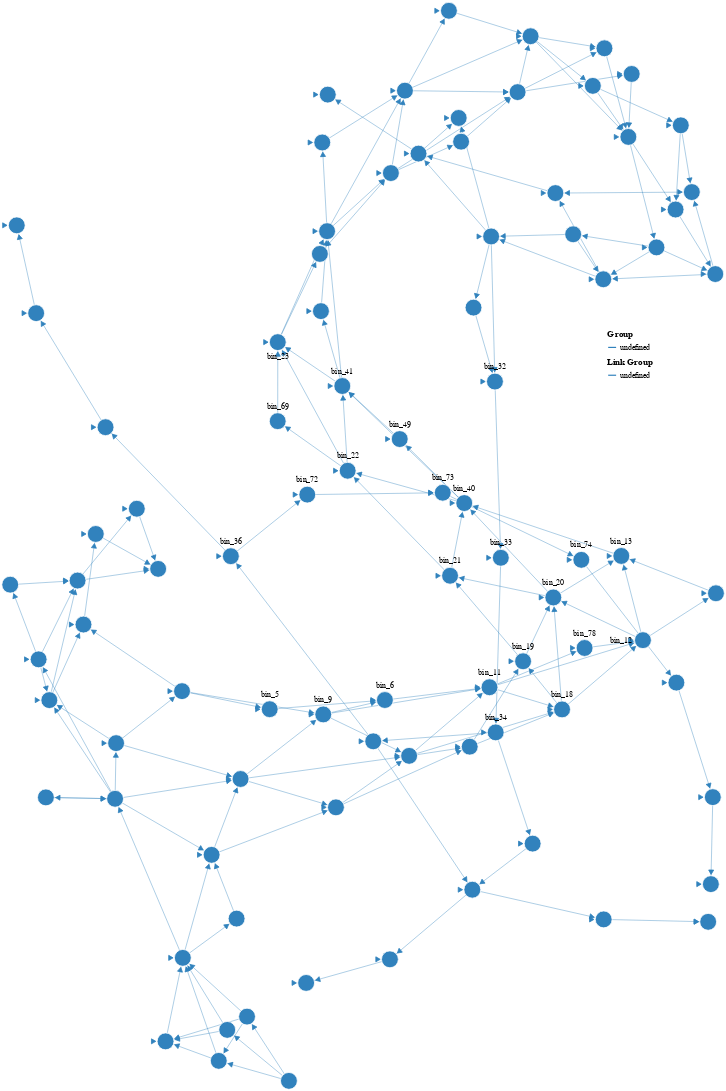

Notebook code cell kept with this figure:
### Code cell
import pandas as pd
import numpy as np
import math
import matplotlib.pyplot as plt
from itertools import combinations
import networkx as nx
from pyciemss.visuals import plots, vega
bin_outliers = False
log = False

# loading SIR data
sir_dataset = pd.read_csv("sir.csv")


def process_dataset(sir_dataset, bin_outliers, log):
    """
    This function bins the columns in the dataset that includes "_state" and plots histograms for each column.
    
    Inputs:
    sir_dataset (pd.DataFrame): The dataset with states, timepoint_id and sample_id
    bin_outliers (bool): A boolean value indicating whether to bin outliers separately in their own bin.
    log (bool): A boolean value indicating whether to use a log scale for the bins.
    
    Outputs:
    sir_dataset (pd.DataFrame): The processed dataset with added bin columns.
    bin_dict (dict): A dictionary storing the min and max values of each bin per column.
    """
    # Determine the number of bins using Sturges' rule and the nu
    num_bins =  math.ceil(math.log2(sir_dataset.shape[0]))

    sir_dataset_state = sir_dataset.loc[:, sir_dataset.columns.str.contains('_state')]

    # dictionary to store the min and max values of each bin per column
    bin_dict = {}

    sir_dataset_output = sir_dataset.copy()

    for col in sir_dataset_state.columns:
        max_val = sir_dataset_output[col].max()
        min_val = sir_dataset_output[col].min()

        # Calculate the 5th and 95th percentiles
        p5, p95 = sir_dataset_output[col].quantile([0.05, 0.95])

        # get histogram in the logspace
        if log:
            if bin_outliers:
                # put all outliers in their own bin at the end (trying to avoid the massive histogram bin for the S_state)
                p5_log = np.log10(p5)
                p95_log = np.log10(p95)

                bin_edges = np.logspace(np.max([0.0, p5_log]), p95_log, num=num_bins)
                bin_edges = np.concatenate(([min_val], bin_edges, [max_val]))
            else:
                min_log= np.log10(min_val)
                max_log = np.log10(max_val)
                bin_edges = np.logspace(np.max([0.0, min_log]), max_log, num=num_bins)
        else:
            if bin_outliers:
                bin_edges = np.linspace(p5, p95, num=num_bins)
                bin_edges = np.concatenate(([min_val], bin_edges, [max_val]))
            else: 
                bin_edges = np.linspace(min_val, max_val, num=num_bins)

        # saving bins edges in dictionary by state and bin number
        bin_dict[col] = [{i:(bin_edges[i], bin_edges[i+1])} for i in range(len(bin_edges)-1)]
        # add column with the bin number per histogram
        sir_dataset_output[col + '_bin'] = sir_dataset_output[col].apply(lambda x: np.digitize(x, bin_edges))

    # create a new column that combines the bin information for each state
    sir_dataset_output['combined_bin'] = sir_dataset_output.apply(lambda row: '_'.join([f'{col}_{row[col]}' for col in sir_dataset_output.columns if '_bin' in col]), axis=1)

    # create a mapping from original labels to shorter labels
    unique_bins = sir_dataset_output['combined_bin'].unique()
    label_mapping = {bin: f'bin_{i}' for i, bin in enumerate(unique_bins)}
    sir_dataset_output['short_bin'] = sir_dataset_output['combined_bin'].map(label_mapping)

    # save the mapping to a CSV file
    pd.DataFrame(list(label_mapping.items()), columns=['original_label', 'short_label']).to_csv('label_mapping.csv', index=False)

    return sir_dataset_output, bin_dict

def plot_paths(binned_data, *, n=None, fig_width=10):
    if n is None:
        n = len(sir_dataset_output['sample_id'].unique())

    G = nx.DiGraph()
    for sample_id in sir_dataset_output['sample_id'].unique()[:n]:
        sample_df = sir_dataset_output[sir_dataset_output['sample_id'] == sample_id]
        bins = sample_df['short_bin'].values
        for i in range(len(bins) - 1):
            if G.has_edge(bins[i], bins[i+1]):
                # we added this one before, just increase the weight by one
                G[bins[i]][bins[i+1]]['weight'] += 1
            else:
                # new edge. add with weight=1
                G.add_edge(bins[i], bins[i+1], weight=1)
    return G


sir_dataset_output, bin_dict= process_dataset(sir_dataset, bin_outliers = False, log = True)
G = plot_paths(sir_dataset_output)
schema = plots.spring_force_graph(graph = G)
# check bidirectional, add edge weights
plots.ipy_display(schema, format="interactive", dpi=72)

### Figure 1 — Vega specification as saved in the notebook (floating-point values rounded to 4 significant figures; data arrays with more than 128 entries replaced by an {"elided": "..."} marker saying what was removed)
{"$schema": "https://vega.github.io/schema/vega/v5.json", "data": [{"name": "node-data", "on": [{"modify": "node.datum", "trigger": "fix.length == 2", "values": "{interactionX: fix[0], interactionY: fix[1]}"}, {"modify": "reset", "trigger": "reset", "values": "{interactionX: null, interactionY: null}"}], "values": [{"id": 0, "label": "bin_0"}, {"id": 1, "label": "bin_1"}, {"id": 2, "label": "bin_2"}, {"id": 3, "label": "bin_3"}, {"id": 4, "label": "bin_4"}, {"id": 5, "label": "bin_5"}, {"id": 6, "label": "bin_6"}, {"id": 7, "label": "bin_7"}, {"id": 8, "label": "bin_8"}, {"id": 9, "label": "bin_9"}, {"id": 10, "label": "bin_10"}, {"id": 11, "label": "bin_11"}, {"id": 12, "label": "bin_12"}, {"id": 13, "label": "bin_13"}, {"id": 14, "label": "bin_14"}, {"id": 15, "label": "bin_15"}, {"id": 16, "label": "bin_16"}, {"id": 17, "label": "bin_17"}, {"id": 18, "label": "bin_18"}, {"id": 19, "label": "bin_19"}, {"id": 20, "label": "bin_20"}, {"id": 21, "label": "bin_21"}, {"id": 22, "label": "bin_22"}, {"id": 23, "label": "bin_23"}, {"id": 24, "label": "bin_24"}, {"id": 25, "label": "bin_25"}, {"id": 26, "label": "bin_26"}, {"id": 27, "label": "bin_27"}, {"id": 28, "label": "bin_28"}, {"id": 29, "label": "bin_29"}, {"id": 30, "label": "bin_30"}, {"id": 31, "label": "bin_31"}, {"id": 32, "label": "bin_32"}, {"id": 33, "label": "bin_33"}, {"id": 34, "label": "bin_34"}, {"id": 35, "label": "bin_35"}, {"id": 36, "label": "bin_36"}, {"id": 37, "label": "bin_37"}, {"id": 38, "label": "bin_38"}, {"id": 39, "label": "bin_39"}, {"id": 40, "label": "bin_40"}, {"id": 41, "label": "bin_41"}, {"id": 42, "label": "bin_42"}, {"id": 43, "label": "bin_43"}, {"id": 44, "label": "bin_44"}, {"id": 45, "label": "bin_45"}, {"id": 46, "label": "bin_46"}, {"id": 47, "label": "bin_47"}, {"id": 48, "label": "bin_48"}, {"id": 49, "label": "bin_49"}, {"id": 50, "label": "bin_50"}, {"id": 51, "label": "bin_51"}, {"id": 52, "label": "bin_52"}, {"id": 53, "label": "bin_53"}, {"id": 54, "label": "bin_54"}, {"id": 55, "label": "bin_55"}, {"id": 56, "label": "bin_56"}, {"id": 57, "label": "bin_57"}, {"id": 58, "label": "bin_58"}, {"id": 59, "label": "bin_59"}, {"id": 60, "label": "bin_60"}, {"id": 61, "label": "bin_61"}, {"id": 62, "label": "bin_62"}, {"id": 63, "label": "bin_63"}, {"id": 64, "label": "bin_64"}, {"id": 65, "label": "bin_65"}, {"id": 66, "label": "bin_66"}, {"id": 67, "label": "bin_67"}, {"id": 68, "label": "bin_68"}, {"id": 69, "label": "bin_69"}, {"id": 70, "label": "bin_70"}, {"id": 71, "label": "bin_71"}, {"id": 72, "label": "bin_72"}, {"id": 73, "label": "bin_73"}, {"id": 74, "label": "bin_74"}, {"id": 75, "label": "bin_75"}, {"id": 76, "label": "bin_76"}, {"id": 77, "label": "bin_77"}, {"id": 78, "label": "bin_78"}, {"id": 79, "label": "bin_79"}, {"id": 80, "label": "bin_80"}, {"id": 81, "label": "bin_81"}, {"id": 82, "label": "bin_82"}, {"id": 83, "label": "bin_83"}, {"id": 84, "label": "bin_84"}, {"id": 85, "label": "bin_85"}, {"id": 86, "label": "bin_86"}, {"id": 87, "label": "bin_87"}, {"id": 88, "label": "bin_88"}]}, {"name": "link-data", "values": {"elided": "232 records"}}], "description": "A node-link diagram with force-directed layout.", "height": 500, "legends": [{"stroke": "color", "symbolType": "stroke", "title": "Group"}, {"stroke": "colorlink", "symbolType": "stroke", "title": "Link Group"}], "marks": [{"encode": {"enter": {"fill": {"field": "group", "scale": "color"}, "stroke": {"value": "white"}}, "update": {"cursor": {"value": "pointer"}, "fx": {"signal": "datum.interactionX == null ? scale('xscale', datum.inputX) : datum.interactionX"}, "fy": {"signal": "datum.interactionY == null ? scale('yscale', datum.inputY) : datum.interactionY"}, "size": {"signal": "2 * nodeRadius * nodeRadius"}}}, "from": {"data": "node-data"}, "name": "nodes", "transform": [{"forces": [{"force": "center", "x": {"signal": "cx"}, "y": {"signal": "cy"}}, {"force": "collide", "radius": {"signal": "nodeRadius"}}, {"force": "nbody", "strength": {"signal": "nodeCharge"}}, {"distance": {"signal": "linkDistance"}, "force": "link", "links": "link-data"}], "iterations": 300, "restart": {"signal": "restart"}, "signal": "force", "static": true, "type": "force"}], "type": "symbol", "zindex": 1}, {"encode": {"enter": {"align": {"value": "center"}, "baseline": {"value": "middle"}, "fill": {"value": "black"}, "fontSize": {"value": 10}, "text": {"field": "datum.label"}}, "update": {"x": {"field": "x"}, "y": {"field": "y"}}}, "from": {"data": "nodes"}, "interactive": false, "name": "labels", "transform": [{"anchor": ["top", "bottom", "right", "left"], "avoidMarks": ["nodes"], "offset": [1], "size": {"signal": "[width + 60, height]"}, "type": "label"}], "type": "text", "zindex": 2}, {"encode": {"update": {"stroke": {"field": "group", "scale": "colorlink"}, "strokeWidth": {"value": 0.5}}}, "from": {"data": "link-data"}, "interactive": false, "transform": [{"require": {"signal": "force"}, "shape": "line", "sourceX": "datum.source.x", "sourceY": "datum.source.y", "targetX": "datum.target.x", "targetY": "datum.target.y", "type": "linkpath"}], "type": "path"}, {"encode": {"enter": {"fill": {"field": "group", "scale": "colorlink"}, "shape": {"value": "triangle-right"}, "size": {"value": 40}, "stroke": {"field": "group", "scale": "colorlink"}}, "hover": {"opacity": {"value": 1}}, "update": {"x": {"field": "target.x"}, "y": {"field": "target.y"}}}, "from": {"data": "link-data"}, "name": "arrows", "transform": [{"as": "tan", "expr": "atan2((datum.datum.target.y-datum.datum.source.y),(datum.datum.target.x-datum.datum.source.x))", "type": "formula"}, {"as": "angle", "expr": "datum.tan*180/PI", "type": "formula"}, {"as": "y", "expr": "datum.datum.target.y - nodeRadius*sin(datum.tan)", "type": "formula"}, {"as": "x", "expr": "datum.datum.target.x - nodeRadius*cos(datum.tan)", "type": "formula"}], "type": "symbol", "zindex": {"value": 40}}], "padding": 0, "scales": [{"domain": {"data": "node-data", "field": "group"}, "name": "color", "range": {"scheme": "category20c"}, "type": "ordinal"}, {"domain": {"data": "link-data", "field": "group"}, "name": "colorlink", "range": {"scheme": "category20c"}, "type": "ordinal"}, {"domain": {"data": "node-data", "field": "inputX"}, "name": "xscale", "range": [10, {"signal": "width - 10"}]}, {"domain": {"data": "node-data", "field": "inputY"}, "name": "yscale", "range": [10, {"signal": "height - 10"}]}], "signals": [{"name": "cx", "update": "width / 2"}, {"name": "cy", "update": "height / 2"}, {"name": "nodeRadius", "value": 15}, {"name": "nodeCharge", "value": -80}, {"name": "linkDistance", "value": 80}, {"description": "State variable for active node fix status.", "name": "fix", "on": [{"events": "symbol:mouseout[!event.buttons], window:mouseup", "update": "false"}, {"events": "symbol:mouseover", "update": "fix || true"}, {"events": "[symbol:mousedown, window:mouseup] > window:mousemove!", "force": true, "update": "xy()"}], "value": false}, {"description": "Unfix node", "name": "reset", "on": [{"events": "symbol:dblclick", "update": "item().datum"}], "value": null}, {"description": "Graph node most recently interacted with.", "name": "node", "on": [{"events": "symbol:mouseover", "update": "fix === true ? item() : node"}], "value": null}, {"description": "Flag to restart Force simulation upon data changes.", "name": "restart", "on": [{"events": {"signal": "fix"}, "update": "fix && fix.length"}, {"events": {"signal": "reset"}, "update": "true"}], "value": false}], "width": 500}
